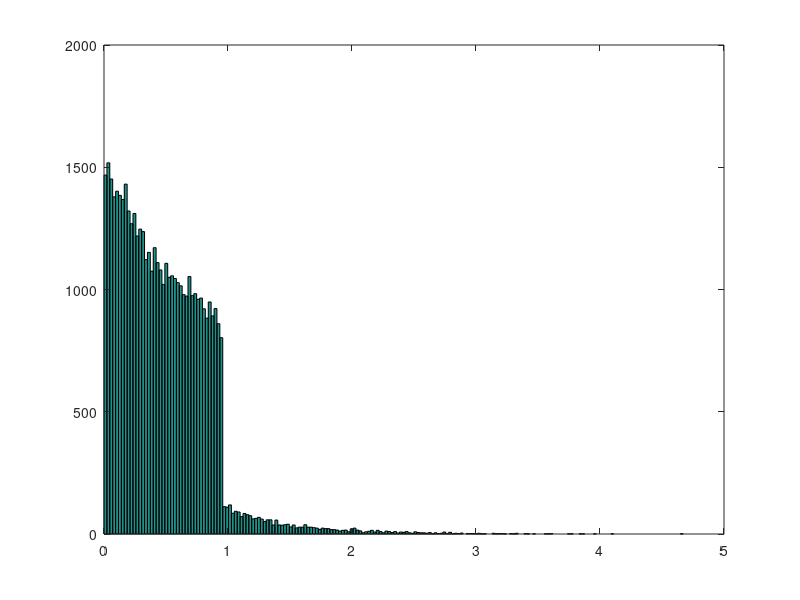
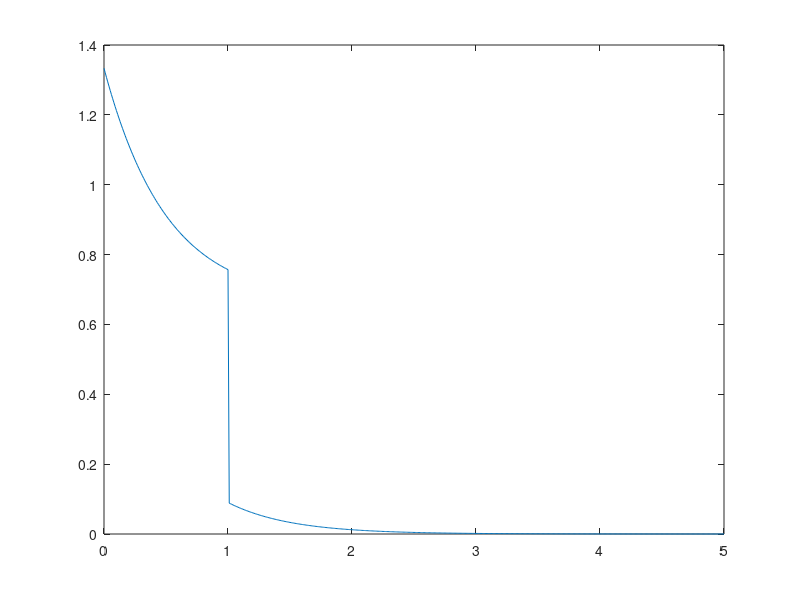

Write the MATLAB code that produced these figures, in order.
clc,clear,close all
samples = [];
sampleSize = 50000;
for i = 1:sampleSize
    u = rand();
    if u <= (3 - exp(-2))/3
        p = find(mnrnd(1,[1/3,2/3]));
        if p == 1
            x = -log(1 - u)/2;
            if x <= 1
                samples = [samples,x];
            end
        elseif p == 2
            x = u;
            samples = [samples,x];
        end
        
    else
        x = -log(3 - 3*u)/2;
        samples = [samples,x];
    end
end
hist(samples,200);

figure
x_data = 0:0.01:5;
F = [];
for x = x_data
    if x <= 1
        F = [F,(2*exp(-2*x) + 2)/3];
    else
        F = [F,2*exp(-2*x)/3];
    end
end
plot(x_data,F)
